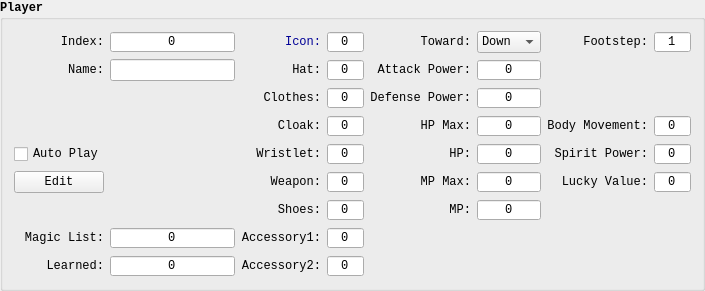
      <widget class="QGroupBox" name="playerBox">
       <property name="font">
        <font>
         <family>Consolas</family>
         <pointsize>9</pointsize>
         <bold>true</bold>
        </font>
       </property>
       <property name="styleSheet">
        <string notr="true">#playerBox {
	color: rgb(0, 0, 150);
	font-weight: bold;
}</string>
       </property>
       <property name="title">
        <string>Player</string>
       </property>
       <layout class="QGridLayout" name="playerLayout">
        <item row="2" column="1" rowspan="4">
         <widget class="IconView" name="playerIconView" native="true">
          <property name="minimumSize">
           <size>
            <width>100</width>
            <height>100</height>
           </size>
          </property>
          <property name="maximumSize">
           <size>
            <width>100</width>
            <height>100</height>
           </size>
          </property>
          <property name="font">
           <font>
            <family>Consolas</family>
            <bold>false</bold>
           </font>
          </property>
         </widget>
        </item>
        <item row="5" column="8">
         <widget class="QLabel" name="playerLuckyValueLbl">
          <property name="font">
           <font>
            <family>Consolas</family>
            <pointsize>9</pointsize>
            <bold>false</bold>
           </font>
          </property>
          <property name="text">
           <string>Lucky Value:</string>
          </property>
          <property name="alignment">
           <set>Qt::AlignRight|Qt::AlignTrailing|Qt::AlignVCenter</set>
          </property>
         </widget>
        </item>
        <item row="6" column="3">
         <widget class="QSpinBox" name="playerShoes">
          <property name="font">
           <font>
            <family>Consolas</family>
            <pointsize>9</pointsize>
            <bold>false</bold>
           </font>
          </property>
          <property name="alignment">
           <set>Qt::AlignCenter</set>
          </property>
          <property name="buttonSymbols">
           <enum>QAbstractSpinBox::NoButtons</enum>
          </property>
         </widget>
        </item>
        <item row="4" column="2">
         <widget class="QLabel" name="playerWristletLbl">
          <property name="font">
           <font>
            <family>Consolas</family>
            <pointsize>9</pointsize>
            <bold>false</bold>
           </font>
          </property>
          <property name="text">
           <string>Wristlet:</string>
          </property>
          <property name="alignment">
           <set>Qt::AlignRight|Qt::AlignTrailing|Qt::AlignVCenter</set>
          </property>
         </widget>
        </item>
        <item row="1" column="5">
         <widget class="QSpinBox" name="playerAttackPower">
          <property name="font">
           <font>
            <family>Consolas</family>
            <pointsize>9</pointsize>
            <bold>false</bold>
           </font>
          </property>
          <property name="alignment">
           <set>Qt::AlignCenter</set>
          </property>
          <property name="buttonSymbols">
           <enum>QAbstractSpinBox::NoButtons</enum>
          </property>
          <property name="maximum">
           <number>9999</number>
          </property>
         </widget>
        </item>
        <item row="8" column="2">
         <widget class="QLabel" name="playerAccessory2Lbl">
          <property name="font">
           <font>
            <family>Consolas</family>
            <pointsize>9</pointsize>
            <bold>false</bold>
           </font>
          </property>
          <property name="text">
           <string>Accessory2:</string>
          </property>
          <property name="alignment">
           <set>Qt::AlignRight|Qt::AlignTrailing|Qt::AlignVCenter</set>
          </property>
         </widget>
        </item>
        <item row="0" column="2">
         <widget class="QLabel" name="playerIconLbl">
          <property name="font">
           <font>
            <family>Consolas</family>
            <pointsize>9</pointsize>
            <bold>false</bold>
           </font>
          </property>
          <property name="styleSheet">
           <string notr="true">QLabel{ color: rgb(0, 0, 150); }</string>
          </property>
          <property name="text">
           <string>Icon:</string>
          </property>
          <property name="alignment">
           <set>Qt::AlignRight|Qt::AlignTrailing|Qt::AlignVCenter</set>
          </property>
         </widget>
        </item>
        <item row="3" column="9">
         <widget class="QSpinBox" name="playerBodyMovement">
          <property name="font">
           <font>
            <family>Consolas</family>
            <pointsize>9</pointsize>
            <bold>false</bold>
           </font>
          </property>
          <property name="alignment">
           <set>Qt::AlignCenter</set>
          </property>
          <property name="buttonSymbols">
           <enum>QAbstractSpinBox::NoButtons</enum>
          </property>
          <property name="maximum">
           <number>255</number>
          </property>
         </widget>
        </item>
        <item row="7" column="3">
         <widget class="QSpinBox" name="playerAccessory1">
          <property name="font">
           <font>
            <family>Consolas</family>
            <pointsize>9</pointsize>
            <bold>false</bold>
           </font>
          </property>
          <property name="alignment">
           <set>Qt::AlignCenter</set>
          </property>
          <property name="buttonSymbols">
           <enum>QAbstractSpinBox::NoButtons</enum>
          </property>
         </widget>
        </item>
        <item row="7" column="2">
         <widget class="QLabel" name="playerAccessory1Lbl">
          <property name="font">
           <font>
            <family>Consolas</family>
            <pointsize>9</pointsize>
            <bold>false</bold>
           </font>
          </property>
          <property name="text">
           <string>Accessory1:</string>
          </property>
          <property name="alignment">
           <set>Qt::AlignRight|Qt::AlignTrailing|Qt::AlignVCenter</set>
          </property>
         </widget>
        </item>
        <item row="8" column="1">
         <widget class="QSpinBox" name="playerLearned">
          <property name="font">
           <font>
            <family>Consolas</family>
            <pointsize>9</pointsize>
            <bold>false</bold>
           </font>
          </property>
          <property name="alignment">
           <set>Qt::AlignCenter</set>
          </property>
          <property name="buttonSymbols">
           <enum>QAbstractSpinBox::NoButtons</enum>
          </property>
         </widget>
        </item>
        <item row="0" column="1">
         <widget class="QSpinBox" name="playerIdx">
          <property name="font">
           <font>
            <family>Consolas</family>
            <pointsize>9</pointsize>
            <bold>false</bold>
           </font>
          </property>
          <property name="alignment">
           <set>Qt::AlignCenter</set>
          </property>
          <property name="buttonSymbols">
           <enum>QAbstractSpinBox::NoButtons</enum>
          </property>
          <property name="maximum">
           <number>255</number>
          </property>
         </widget>
        </item>
        <item row="5" column="2">
         <widget class="QLabel" name="playerWeaponLbl">
          <property name="font">
           <font>
            <family>Consolas</family>
            <pointsize>9</pointsize>
            <bold>false</bold>
           </font>
          </property>
          <property name="text">
           <string>Weapon:</string>
          </property>
          <property name="alignment">
           <set>Qt::AlignRight|Qt::AlignTrailing|Qt::AlignVCenter</set>
          </property>
         </widget>
        </item>
        <item row="3" column="2">
         <widget class="QLabel" name="playerCloakLbl">
          <property name="font">
           <font>
            <family>Consolas</family>
            <pointsize>9</pointsize>
            <bold>false</bold>
           </font>
          </property>
          <property name="text">
           <string>Cloak:</string>
          </property>
          <property name="alignment">
           <set>Qt::AlignRight|Qt::AlignTrailing|Qt::AlignVCenter</set>
          </property>
         </widget>
        </item>
        <item row="4" column="9">
         <widget class="QSpinBox" name="playerSpiritPower">
          <property name="font">
           <font>
            <family>Consolas</family>
            <pointsize>9</pointsize>
            <bold>false</bold>
           </font>
          </property>
          <property name="alignment">
           <set>Qt::AlignCenter</set>
          </property>
          <property name="buttonSymbols">
           <enum>QAbstractSpinBox::NoButtons</enum>
          </property>
          <property name="maximum">
           <number>255</number>
          </property>
         </widget>
        </item>
        <item row="0" column="3">
         <widget class="QSpinBox" name="playerIcon">
          <property name="font">
           <font>
            <family>Consolas</family>
            <pointsize>9</pointsize>
            <bold>false</bold>
           </font>
          </property>
          <property name="alignment">
           <set>Qt::AlignCenter</set>
          </property>
          <property name="buttonSymbols">
           <enum>QAbstractSpinBox::NoButtons</enum>
          </property>
          <property name="maximum">
           <number>255</number>
          </property>
         </widget>
        </item>
        <item row="5" column="9">
         <widget class="QSpinBox" name="playerLuckyValue">
          <property name="font">
           <font>
            <family>Consolas</family>
            <pointsize>9</pointsize>
            <bold>false</bold>
           </font>
          </property>
          <property name="alignment">
           <set>Qt::AlignCenter</set>
          </property>
          <property name="buttonSymbols">
           <enum>QAbstractSpinBox::NoButtons</enum>
          </property>
          <property name="maximum">
           <number>255</number>
          </property>
         </widget>
        </item>
        <item row="1" column="3">
         <widget class="QSpinBox" name="playerHat">
          <property name="font">
           <font>
            <family>Consolas</family>
            <pointsize>9</pointsize>
            <bold>false</bold>
           </font>
          </property>
          <property name="alignment">
           <set>Qt::AlignCenter</set>
          </property>
          <property name="buttonSymbols">
           <enum>QAbstractSpinBox::NoButtons</enum>
          </property>
         </widget>
        </item>
        <item row="2" column="5">
         <widget class="QSpinBox" name="playerDefensePower">
          <property name="font">
           <font>
            <family>Consolas</family>
            <pointsize>9</pointsize>
            <bold>false</bold>
           </font>
          </property>
          <property name="alignment">
           <set>Qt::AlignCenter</set>
          </property>
          <property name="buttonSymbols">
           <enum>QAbstractSpinBox::NoButtons</enum>
          </property>
          <property name="maximum">
           <number>9999</number>
          </property>
         </widget>
        </item>
        <item row="0" column="0">
         <widget class="QLabel" name="playerIdxLbl">
          <property name="font">
           <font>
            <family>Consolas</family>
            <pointsize>9</pointsize>
            <bold>false</bold>
           </font>
          </property>
          <property name="text">
           <string>Index:</string>
          </property>
          <property name="alignment">
           <set>Qt::AlignRight|Qt::AlignTrailing|Qt::AlignVCenter</set>
          </property>
         </widget>
        </item>
        <item row="3" column="3">
         <widget class="QSpinBox" name="playerCloak">
          <property name="font">
           <font>
            <family>Consolas</family>
            <pointsize>9</pointsize>
            <bold>false</bold>
           </font>
          </property>
          <property name="alignment">
           <set>Qt::AlignCenter</set>
          </property>
          <property name="buttonSymbols">
           <enum>QAbstractSpinBox::NoButtons</enum>
          </property>
         </widget>
        </item>
        <item row="5" column="5">
         <widget class="QSpinBox" name="playerMpMax">
          <property name="font">
           <font>
            <family>Consolas</family>
            <pointsize>9</pointsize>
            <bold>false</bold>
           </font>
          </property>
          <property name="alignment">
           <set>Qt::AlignCenter</set>
          </property>
          <property name="buttonSymbols">
           <enum>QAbstractSpinBox::NoButtons</enum>
          </property>
          <property name="maximum">
           <number>999</number>
          </property>
         </widget>
        </item>
        <item row="4" column="3">
         <widget class="QSpinBox" name="playerWristlet">
          <property name="font">
           <font>
            <family>Consolas</family>
            <pointsize>9</pointsize>
            <bold>false</bold>
           </font>
          </property>
          <property name="alignment">
           <set>Qt::AlignCenter</set>
          </property>
          <property name="buttonSymbols">
           <enum>QAbstractSpinBox::NoButtons</enum>
          </property>
         </widget>
        </item>
        <item row="3" column="8">
         <widget class="QLabel" name="playerBodyMovementLbl">
          <property name="font">
           <font>
            <family>Consolas</family>
            <pointsize>9</pointsize>
            <bold>false</bold>
           </font>
          </property>
          <property name="text">
           <string>Body Movement:</string>
          </property>
          <property name="alignment">
           <set>Qt::AlignRight|Qt::AlignTrailing|Qt::AlignVCenter</set>
          </property>
         </widget>
        </item>
        <item row="2" column="3">
         <widget class="QSpinBox" name="playerClothes">
          <property name="font">
           <font>
            <family>Consolas</family>
            <pointsize>9</pointsize>
            <bold>false</bold>
           </font>
          </property>
          <property name="alignment">
           <set>Qt::AlignCenter</set>
          </property>
          <property name="buttonSymbols">
           <enum>QAbstractSpinBox::NoButtons</enum>
          </property>
         </widget>
        </item>
        <item row="4" column="5">
         <widget class="QSpinBox" name="playerHp">
          <property name="font">
           <font>
            <family>Consolas</family>
            <pointsize>9</pointsize>
            <bold>false</bold>
           </font>
          </property>
          <property name="alignment">
           <set>Qt::AlignCenter</set>
          </property>
          <property name="buttonSymbols">
           <enum>QAbstractSpinBox::NoButtons</enum>
          </property>
          <property name="maximum">
           <number>999</number>
          </property>
         </widget>
        </item>
        <item row="1" column="1">
         <widget class="QLineEdit" name="playerName">
          <property name="sizePolicy">
           <sizepolicy hsizetype="Minimum" vsizetype="Fixed">
            <horstretch>0</horstretch>
            <verstretch>0</verstretch>
           </sizepolicy>
          </property>
          <property name="font">
           <font>
            <family>Consolas</family>
            <pointsize>9</pointsize>
            <bold>false</bold>
           </font>
          </property>
          <property name="alignment">
           <set>Qt::AlignCenter</set>
          </property>
         </widget>
        </item>
        <item row="6" column="4">
         <widget class="QLabel" name="playerMpLbl">
          <property name="font">
           <font>
            <family>Consolas</family>
            <pointsize>9</pointsize>
            <bold>false</bold>
           </font>
          </property>
          <property name="text">
           <string>MP:</string>
          </property>
          <property name="alignment">
           <set>Qt::AlignRight|Qt::AlignTrailing|Qt::AlignVCenter</set>
          </property>
         </widget>
        </item>
        <item row="1" column="2">
         <widget class="QLabel" name="playerHatLbl">
          <property name="font">
           <font>
            <family>Consolas</family>
            <pointsize>9</pointsize>
            <bold>false</bold>
           </font>
          </property>
          <property name="text">
           <string>Hat:</string>
          </property>
          <property name="alignment">
           <set>Qt::AlignRight|Qt::AlignTrailing|Qt::AlignVCenter</set>
          </property>
         </widget>
        </item>
        <item row="5" column="3">
         <widget class="QSpinBox" name="playerWeapon">
          <property name="font">
           <font>
            <family>Consolas</family>
            <pointsize>9</pointsize>
            <bold>false</bold>
           </font>
          </property>
          <property name="alignment">
           <set>Qt::AlignCenter</set>
          </property>
          <property name="buttonSymbols">
           <enum>QAbstractSpinBox::NoButtons</enum>
          </property>
         </widget>
        </item>
        <item row="6" column="5">
         <widget class="QSpinBox" name="playerMp">
          <property name="font">
           <font>
            <family>Consolas</family>
            <pointsize>9</pointsize>
            <bold>false</bold>
           </font>
          </property>
          <property name="alignment">
           <set>Qt::AlignCenter</set>
          </property>
          <property name="buttonSymbols">
           <enum>QAbstractSpinBox::NoButtons</enum>
          </property>
          <property name="maximum">
           <number>999</number>
          </property>
         </widget>
        </item>
        <item row="7" column="1">
         <widget class="QSpinBox" name="playerMagicList">
          <property name="font">
           <font>
            <family>Consolas</family>
            <pointsize>9</pointsize>
            <bold>false</bold>
           </font>
          </property>
          <property name="alignment">
           <set>Qt::AlignCenter</set>
          </property>
          <property name="buttonSymbols">
           <enum>QAbstractSpinBox::NoButtons</enum>
          </property>
         </widget>
        </item>
        <item row="5" column="4">
         <widget class="QLabel" name="playerMpMaxLbl">
          <property name="font">
           <font>
            <family>Consolas</family>
            <pointsize>9</pointsize>
            <bold>false</bold>
           </font>
          </property>
          <property name="text">
           <string>MP Max:</string>
          </property>
          <property name="alignment">
           <set>Qt::AlignRight|Qt::AlignTrailing|Qt::AlignVCenter</set>
          </property>
         </widget>
        </item>
        <item row="1" column="0">
         <widget class="QLabel" name="playerNameLbl">
          <property name="font">
           <font>
            <family>Consolas</family>
            <pointsize>9</pointsize>
            <bold>false</bold>
           </font>
          </property>
          <property name="text">
           <string>Name:</string>
          </property>
          <property name="alignment">
           <set>Qt::AlignRight|Qt::AlignTrailing|Qt::AlignVCenter</set>
          </property>
         </widget>
        </item>
        <item row="3" column="4">
         <widget class="QLabel" name="playerHpMaxLbl">
          <property name="font">
           <font>
            <family>Consolas</family>
            <pointsize>9</pointsize>
            <bold>false</bold>
           </font>
          </property>
          <property name="text">
           <string>HP Max:</string>
          </property>
          <property name="alignment">
           <set>Qt::AlignRight|Qt::AlignTrailing|Qt::AlignVCenter</set>
          </property>
         </widget>
        </item>
        <item row="4" column="8">
         <widget class="QLabel" name="playerSpiritPowerLbl">
          <property name="font">
           <font>
            <family>Consolas</family>
            <pointsize>9</pointsize>
            <bold>false</bold>
           </font>
          </property>
          <property name="text">
           <string>Spirit Power:</string>
          </property>
          <property name="alignment">
           <set>Qt::AlignRight|Qt::AlignTrailing|Qt::AlignVCenter</set>
          </property>
         </widget>
        </item>
        <item row="8" column="0">
         <widget class="QLabel" name="playerLearnedLbl">
          <property name="font">
           <font>
            <family>Consolas</family>
            <pointsize>9</pointsize>
            <bold>false</bold>
           </font>
          </property>
          <property name="text">
           <string>Learned:</string>
          </property>
          <property name="alignment">
           <set>Qt::AlignRight|Qt::AlignTrailing|Qt::AlignVCenter</set>
          </property>
         </widget>
        </item>
        <item row="8" column="3">
         <widget class="QSpinBox" name="playerAccessory2">
          <property name="font">
           <font>
            <family>Consolas</family>
            <pointsize>9</pointsize>
            <bold>false</bold>
           </font>
          </property>
          <property name="alignment">
           <set>Qt::AlignCenter</set>
          </property>
          <property name="buttonSymbols">
           <enum>QAbstractSpinBox::NoButtons</enum>
          </property>
         </widget>
        </item>
        <item row="2" column="2">
         <widget class="QLabel" name="playerClothesLbl">
          <property name="font">
           <font>
            <family>Consolas</family>
            <pointsize>9</pointsize>
            <bold>false</bold>
           </font>
          </property>
          <property name="text">
           <string>Clothes:</string>
          </property>
          <property name="alignment">
           <set>Qt::AlignRight|Qt::AlignTrailing|Qt::AlignVCenter</set>
          </property>
         </widget>
        </item>
        <item row="2" column="4">
         <widget class="QLabel" name="playerDefensePowerLbl">
          <property name="font">
           <font>
            <family>Consolas</family>
            <pointsize>9</pointsize>
            <bold>false</bold>
           </font>
          </property>
          <property name="text">
           <string>Defense Power:</string>
          </property>
          <property name="alignment">
           <set>Qt::AlignRight|Qt::AlignTrailing|Qt::AlignVCenter</set>
          </property>
         </widget>
        </item>
        <item row="1" column="4">
         <widget class="QLabel" name="playerAttackPowerLbl">
          <property name="font">
           <font>
            <family>Consolas</family>
            <pointsize>9</pointsize>
            <bold>false</bold>
           </font>
          </property>
          <property name="text">
           <string>Attack Power:</string>
          </property>
          <property name="alignment">
           <set>Qt::AlignRight|Qt::AlignTrailing|Qt::AlignVCenter</set>
          </property>
         </widget>
        </item>
        <item row="6" column="2">
         <widget class="QLabel" name="playerShoesLbl">
          <property name="font">
           <font>
            <family>Consolas</family>
            <pointsize>9</pointsize>
            <bold>false</bold>
           </font>
          </property>
          <property name="text">
           <string>Shoes:</string>
          </property>
          <property name="alignment">
           <set>Qt::AlignRight|Qt::AlignTrailing|Qt::AlignVCenter</set>
          </property>
         </widget>
        </item>
        <item row="4" column="4">
         <widget class="QLabel" name="playerHpLbl">
          <property name="font">
           <font>
            <family>Consolas</family>
            <pointsize>9</pointsize>
            <bold>false</bold>
           </font>
          </property>
          <property name="text">
           <string>HP:</string>
          </property>
          <property name="alignment">
           <set>Qt::AlignRight|Qt::AlignTrailing|Qt::AlignVCenter</set>
          </property>
         </widget>
        </item>
        <item row="3" column="5">
         <widget class="QSpinBox" name="playerHpMax">
          <property name="font">
           <font>
            <family>Consolas</family>
            <pointsize>9</pointsize>
            <bold>false</bold>
           </font>
          </property>
          <property name="alignment">
           <set>Qt::AlignCenter</set>
          </property>
          <property name="buttonSymbols">
           <enum>QAbstractSpinBox::NoButtons</enum>
          </property>
          <property name="maximum">
           <number>999</number>
          </property>
         </widget>
        </item>
        <item row="7" column="0">
         <widget class="QLabel" name="playerMagicListLbl">
          <property name="font">
           <font>
            <family>Consolas</family>
            <pointsize>9</pointsize>
            <bold>false</bold>
           </font>
          </property>
          <property name="text">
           <string>Magic List:</string>
          </property>
          <property name="alignment">
           <set>Qt::AlignRight|Qt::AlignTrailing|Qt::AlignVCenter</set>
          </property>
         </widget>
        </item>
        <item row="0" column="4">
         <widget class="QLabel" name="playerTowardLbl">
          <property name="font">
           <font>
            <family>Consolas</family>
            <pointsize>9</pointsize>
            <bold>false</bold>
           </font>
          </property>
          <property name="text">
           <string>Toward:</string>
          </property>
          <property name="alignment">
           <set>Qt::AlignRight|Qt::AlignTrailing|Qt::AlignVCenter</set>
          </property>
         </widget>
        </item>
        <item row="0" column="5">
         <widget class="QComboBox" name="playerToward">
          <property name="font">
           <font>
            <family>Consolas</family>
            <pointsize>9</pointsize>
            <bold>false</bold>
           </font>
          </property>
          <property name="currentIndex">
           <number>2</number>
          </property>
          <item>
           <property name="text">
            <string>Up</string>
           </property>
          </item>
          <item>
           <property name="text">
            <string>Right</string>
           </property>
          </item>
          <item>
           <property name="text">
            <string>Down</string>
           </property>
          </item>
          <item>
           <property name="text">
            <string>Left</string>
           </property>
          </item>
         </widget>
        </item>
        <item row="0" column="8">
         <widget class="QLabel" name="playerFootstepLbl">
          <property name="font">
           <font>
            <family>Consolas</family>
            <pointsize>9</pointsize>
            <bold>false</bold>
           </font>
          </property>
          <property name="text">
           <string>Footstep:</string>
          </property>
          <property name="alignment">
           <set>Qt::AlignRight|Qt::AlignTrailing|Qt::AlignVCenter</set>
          </property>
         </widget>
        </item>
        <item row="0" column="9">
         <widget class="QSpinBox" name="playerFootstep">
          <property name="font">
           <font>
            <family>Consolas</family>
            <pointsize>9</pointsize>
            <bold>false</bold>
           </font>
          </property>
          <property name="alignment">
           <set>Qt::AlignCenter</set>
          </property>
          <property name="buttonSymbols">
           <enum>QAbstractSpinBox::NoButtons</enum>
          </property>
          <property name="minimum">
           <number>0</number>
          </property>
          <property name="maximum">
           <number>2</number>
          </property>
          <property name="value">
           <number>1</number>
          </property>
         </widget>
        </item>
        <item row="5" column="0">
         <widget class="QPushButton" name="editPlayerIcon">
          <property name="sizePolicy">
           <sizepolicy hsizetype="Minimum" vsizetype="Minimum">
            <horstretch>0</horstretch>
            <verstretch>0</verstretch>
           </sizepolicy>
          </property>
          <property name="font">
           <font>
            <family>Consolas</family>
            <pointsize>9</pointsize>
            <bold>false</bold>
           </font>
          </property>
          <property name="text">
           <string>Edit</string>
          </property>
         </widget>
        </item>
        <item row="4" column="0">
         <widget class="QCheckBox" name="playerAutoPlayChk">
          <property name="font">
           <font>
            <family>Consolas</family>
            <pointsize>9</pointsize>
            <bold>false</bold>
           </font>
          </property>
          <property name="text">
           <string>Auto Play</string>
          </property>
         </widget>
        </item>
       </layout>
      </widget>
